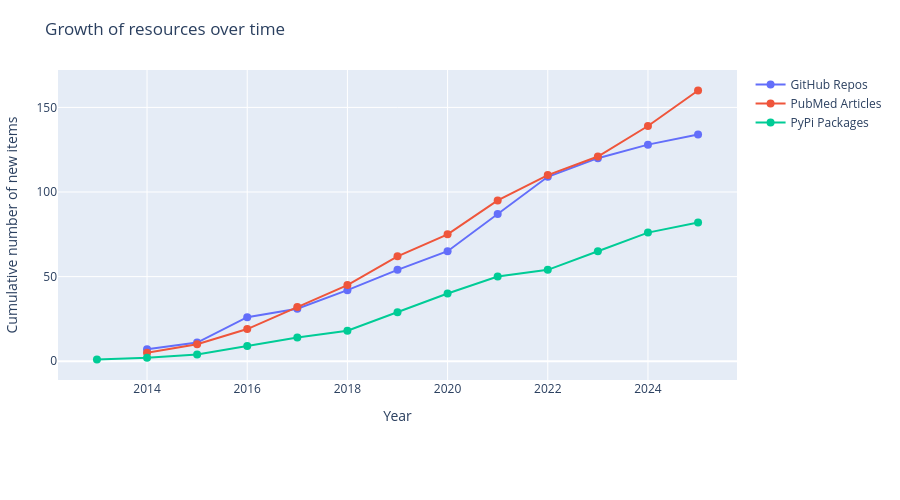

Notebook source saved alongside this figure:
### Markdown cell above
Time to generate the figure

### Code cell
def plot_year():
    fig = px.line(
        year_plot_df,
        x='year',
        y='yearly_cumulative_count',
        color='Source',
        markers=True,
        title='Growth of resources over time',
        labels={'year': 'Year', 'yearly_cumulative_count': 'Total to date'},
        custom_data=['items_str', 'Source', 'yearly_count']
    )
    
    # 5. Update Hover Template
    fig.update_traces(
        hovertemplate=(
            '<b>%{customdata[1]}</b><br>' # Source Name
            'Year: %{x}<br>'
            'Number of new items: %{customdata[2]}<br><br>'
            '<b>New Items:</b><br>%{customdata[0]}<extra></extra>'
        ),
        marker=dict(size=8),
    )
    
    fig.update_layout(
        xaxis_title='Year',
        yaxis_title='Cumulative number of new items',
        margin=dict(l=40, r=20, t=70, b=120),
        height=500,
        legend_title_text=''
    )
    fig.show()
plot_year()

### Figure 1 — Plotly figure (JSON) as saved in the notebook; plotly's stock layout.template omitted (floating-point values rounded to 4 significant figures)
{"data": [{"customdata": [["ga4gh-server<br>compliance<br>dwg-website<br>mme-apis<br>metadata-team<br>ga4gh-schemas<br>gastore", "GitHub Repos", 7], ["g2p-team<br>benchmarking-tools<br>build<br>tool-registry-service-schemas", "GitHub Repos", 4], ["swg-ssig<br>tool-registry-server<br>workflow-execution-server<br>task-execution-server<br>workflow-execution-service-schemas<br>ga4gh-consent-policy<br>hgvs-lib<br>tool-registry-validator<br>tool-registry-reference-implementation<br>vrs<br>hackathon2016<br>ga4gh-common<br>htsget<br>task-execution-schemas<br>ga4gh-client", "GitHub Repos", 15], ["data-repository-service-schemas<br>ga4gh-converters<br>ADA-M<br>wiki<br>vrs-python", "GitHub Repos", 5], ["phenopacket-schema<br>refget-compliance-suite<br>va-spec<br>variant-representation<br>approval-tracker<br>duri<br>refget-client<br>cloud-conformance-testing<br>data-object-service-schemas<br>cloud-interop-testing<br>large-scale-genomics-wiki", "GitHub Repos", 11], ["w3id.org<br>pedigree<br>gh-openapi-docs<br>ga4gh-drs-client<br>refget-cloud<br>htsget-refserver<br>refget-loader<br>cloud-interop-ui<br>ga4gh-copyright-policy<br>standards-schema<br>data-security<br>TASC", "GitHub Repos", 12], ["htsget-compliance<br>ga4gh-registry<br>gatk<br>refget-compliance<br>htsjdk<br>ga4gh-bed<br>fasp-scripts<br>ga4gh-ci<br>refget<br>reverse-lookup-spec<br>htsget-refserver-utils", "GitHub Repos", 11], ["ga4gh-starter-kit-drs<br>vrs-vcf-alignment<br>pedigree-fhir-ig<br>vrsatile<br>ga4gh-starter-kit-common<br>ga4gh-starter-kit-passport-broker<br>pedigree_family_history_terminology<br>ga4gh-starter-kit-wes<br>ga4gh-starter-kit<br>ga4gh-starter-kit-ui<br>machine-readable-consent-guidance<br>pedigree-tools<br>vrs-protobuf<br>ga4gh-starter-kit-utils<br>vrsatile-pydantic<br>ga4gh-starter-kit-refget<br>ga4gh-testbed-ui<br>pedigree-validator<br>gks-metaschema<br>future-of-vcf<br>ga4gh-starter-kit-docs<br>ga4gh-testbed-lib", "GitHub Repos", 22], ["ga4gh-starter-kit-data-connect<br>cloud-best-practices<br>schema-registry-ui<br>schema-registry<br>tech-team<br>ga4gh-testbed-api<br>vrs-hackathons<br>Get-Started-with-GA4GH-APIs<br>vrs-phenopackets<br>cohort-rep-hackathon<br>product-process<br>openapi-test-runner<br>drs-compliance-suite<br>vrs-clojure<br>fasp-clients<br>sa-spec<br>gk-pilot<br>ga4gh-starter-kit-beacon<br>quality-control-wgs<br>Strategic-Refresh<br>schema-registry-api<br>ga4gh-starter-kit-passport-ui", "GitHub Repos", 22], ["drs-test-a-thon<br>ga4gh-pgx<br>compliance-tests-ga4gh-tes<br>ga4gh-crypt4gh<br>compliance-tests-ga4gh-wes<br>ga4gh-doi<br>gks-core<br>cat-vrs<br>ga4gh-testbed-api-aws-stack<br>experiments-metadata<br>compliance-tests-ga4gh-service-registry", "GitHub Repos", 11], ["gks2clinvar<br>human-pangenome-project<br>gks-validator<br>gks-portal<br>cat-vrs-python<br>va-spec-python<br>gks-starter-repo<br>Website-flowcharts", "GitHub Repos", 8], ["samtools-head-nf<br>connect-2025-hackathon<br>2025-catvar-call-to-action<br>mesh-card-schema<br>example_category.example_type.example-name<br>gks.github.io", "GitHub Repos", 6]], "hovertemplate": "<b>%{customdata[1]}</b><br>Year: %{x}<br>Number of new items: %{customdata[2]}<br><br><b>New Items:</b><br>%{customdata[0]}<extra></extra>", "legendgroup": "GitHub Repos", "line": {"color": "#636efa", "dash": "solid"}, "marker": {"size": 8, "symbol": "circle"}, "mode": "lines+markers", "name": "GitHub Repos", "orientation": "v", "showlegend": true, "type": "scatter", "x": [2014, 2015, 2016, 2017, 2018, 2019, 2020, 2021, 2022, 2023, 2024, 2025], "xaxis": "x", "y": [7, 11, 26, 31, 42, 54, 65, 87, 109, 120, 128, 134], "yaxis": "y"}, {"customdata": [["To share or not to share is the question<br>ELSI practices in genomic research in East Asia: implications for research collaboration and public participation<br>Framework for responsible sharing of genomic and health-related data<br>International ethics harmonization and the global alliance for genomics and health<br>International code of conduct for genomic and health-related data sharing", "PubMed Articles", 5], ["All the World's a Stage: Facilitating Discovery Science and Improved Cancer Care through the Global Alliance for Genomics and Health<br>The Matchmaker Exchange: a platform for rare disease gene discovery<br>Data sharing in stem cell translational science: policy statement by the International Stem Cell Forum Ethics Working Party<br>The Matchmaker Exchange API: automating patient matching through the exchange of structured phenotypic and genotypic profiles<br>The NIH BD2K center for big data in translational genomics", "PubMed Articles", 5], ["Human genome meeting 2016 : Houston, TX, USA. 28 February - 2 March 2016<br>Registered access: a 'Triple-A' approach<br>The Human Variome Project<br>An International Framework for Data Sharing: Moving Forward with the Global Alliance for Genomics and Health<br>Facilitating a culture of responsible and effective sharing of cancer genome data<br>Sharing health-related data: a privacy test?<br>GENOMICS. A federated ecosystem for sharing genomic, clinical data<br>Ethical issues in consumer genome sequencing: Use of consumers' samples and data<br>Cancer genome: highlights of a Nature Medicine perspective", "PubMed Articles", 9], ["Your DNA, Your Say<br>Aftermath of bustamante attack on genomic beacon service<br>From the Data on Many, Precision Medicine for \"One\": The Case for Widespread Genomic Data Sharing<br>Addressing Beacon re-identification attacks: quantification and mitigation of privacy risks<br>Genomic newborn screening: public health policy considerations and recommendations<br>Sharing Data to Build a Medical Information Commons: From Bermuda to the Global Alliance<br>A community effort to protect genomic data sharing, collaboration and outsourcing<br>The Dockstore: enabling modular, community-focused sharing of Docker-based genomics tools and workflows<br>Towards a global cancer knowledge network: dissecting the current international cancer genomic sequencing landscape<br>From Rosalind Franklin to Barack Obama: Data Sharing Challenges and Solutions in Genomics and Personalised Medicine<br>Controlling the signal: Practical privacy protection of genomic data sharing through Beacon services<br>Sharing Clinical and Genomic Data on Cancer - The Need for Global Solutions<br>Data management: A global coalition to sustain core data", "PubMed Articles", 13], ["The Genomic Commons<br>Registered access: authorizing data access<br>APPLaUD: access for patients and participants to individual level uninterpreted genomic data<br>ClinGen advancing genomic data-sharing standards as a GA4GH driver project<br>Consent recommendations for research and international data sharing involving persons with dementia<br>Key Implications of Data Sharing in Pediatric Genomics<br>Responsible sharing of biomedical data and biospecimens via the \"Automatable Discovery and Access Matrix\" (ADA-M)<br>BRCA Challenge: BRCA Exchange as a global resource for variants in BRCA1 and BRCA2<br>Common ELIXIR Service for Researcher Authentication and Authorisation<br>AnoniMME: bringing anonymity to the Matchmaker Exchange platform for rare disease gene discovery<br>Pan-cancer repository of validated natural and cryptic mRNA splicing mutations<br>Transferring Exome Sequencing Data from Clinical Laboratories to Healthcare Providers: Lessons Learned at a Pediatric Hospital<br>A roadmap for restoring trust in Big Data", "PubMed Articles", 13], ["BRCA1/2 Variant Data-Sharing Practices<br>Public Involvement in Global Genomics Research: A Scoping Review<br>Connecting data and expertise: a new alliance for biodiversity knowledge<br>Integrating Genomics into Healthcare: A Global Responsibility<br>Best practices for benchmarking germline small-variant calls in human genomes<br>Gigwa v2-Extended and improved genotype investigator<br>BioSamples database: an updated sample metadata hub<br>Genome-wide sequencing in acutely ill infants: genomic medicine's critical application?<br>Model consent clauses for rare disease research<br>Privacy-Preserving Linkage of Genomic and Clinical Data Sets<br>htsget: a protocol for securely streaming genomic data<br>Potential risks and solutions for sharing genome summary data from African populations<br>Leveraging European infrastructures to access 1 million human genomes by 2022<br>End-to-End Security for Local and Remote Human Genetic Data Applications at the EGA<br>Federated discovery and sharing of genomic data using Beacons<br>Importance of Participant-Centricity and Trust for a Sustainable Medical Information Commons<br>Trust in genomic data sharing among members of the general public in the UK, USA, Canada and Australia", "PubMed Articles", 17], ["Pandemics, privacy, and public health research<br>Global Alliance for Genomics and Health Meets Bioconductor: Toward Reproducible and Agile Cancer Genomics at Cloud Scale<br>SeqRepo: A system for managing local collections of biological sequences<br>Essential requirements for establishing and operating data trusts: practical guidance co-developed by representatives from fifteen canadian organizations and initiatives<br>Integrating Rules for Genomic Research, Clinical Care, Public Health Screening and DTC Testing: Creating Translational Law for Translational Genomics<br>Toward a Risk-Utility Data Governance Framework for Research Using Genomic and Phenotypic Data in Safe Havens: Multifaceted Review<br>Phen2Gene: rapid phenotype-driven gene prioritization for rare diseases<br>Implementing the VMC Specification to Reduce Ambiguity in Genomic Variant Representation<br>The Monarch Initiative in 2019: an integrative data and analytic platform connecting phenotypes to genotypes across species<br>Australian Perspectives on the Ethical and Regulatory Considerations for Responsible Data Sharing in Response to the COVID-19 Pandemic<br>How Can We Not Waste Legacy Genomic Research Data?<br>Members of the public in the USA, UK, Canada and Australia expressing genetic exceptionalism say they are more willing to donate genomic data<br>The International Hundred Thousand Plus Cohort Consortium: integrating large-scale cohorts to address global scientific challenges", "PubMed Articles", 13], ["GA4GH Passport standard for digital identity and access permissions<br>GA4GH: International policies and standards for data sharing across genomic research and healthcare<br>The GA4GH Variation Representation Specification: A computational framework for variation representation and federated identification<br>Refget: standardized access to reference sequences<br>CanDIG: Federated network across Canada for multi-omic and health data discovery and analysis<br>Voices of GA4GH members: Collaborating in technology and policy development<br>International federation of genomic medicine databases using GA4GH standards<br>The Data Use Ontology to streamline responsible access to human biomedical datasets<br>An international policy on returning genomic research results<br>Approaching Trust: Case Studies for Developing Global Research Infrastructures<br>CSVS, a crowdsourcing database of the Spanish population genetic variability<br>Engaged genomic science produces better and fairer outcomes: an engagement framework for engaging and involving participants, patients and publics in genomics research and healthcare implementation<br>HTSlib: C library for reading/writing high-throughput sequencing data<br>Orchestrating privacy-protected big data analyses of data from different resources with R and DataSHIELD<br>The Genetic Discrimination Observatory: confronting novel issues in genetic discrimination<br>I can drive in Iceland: Enabling international joint analyses<br>Empirical validation of an automated approach to data use oversight<br>Set-theory based benchmarking of three different variant callers for targeted sequencing<br>Attitudes of Costa Rican individuals towards donation of personal genetic data for research<br>A policy Delphi study to validate the key implications of data sharing (KIDS) framework for pediatric genomics in Canada", "PubMed Articles", 20], ["[Rare-disease data standards]<br>GA4GH Phenopackets: A Practical Introduction<br>Variant-level matching for diagnosis and discovery: Challenges and opportunities<br>The European Genome-phenome Archive in 2021<br>Deep phenotyping: symptom annotation made simple with SAMS<br>Implementation of Privacy and Security for a Genomic Information System Based on Standards<br>Beacon v2 and Beacon networks: A \"lingua franca\" for federated data discovery in biomedical genomics, and beyond<br>BioSamples database: FAIRer samples metadata to accelerate research data management<br>Prenatal phenotyping: A community effort to enhance the Human Phenotype Ontology<br>Leveraging Algorithms to Improve Decision-Making Workflows for Genomic Data Access and Management<br>Seven years since the launch of the Matchmaker Exchange: The evolution of genomic matchmaking<br>The European Variation Archive: a FAIR resource of genomic variation for all species<br>Federated analysis of BRCA1 and BRCA2 variation in a Japanese cohort<br>The GA4GH Phenopacket schema defines a computable representation of clinical data<br>Beacon v2 Reference Implementation: a toolkit to enable federated sharing of genomic and phenotypic data", "PubMed Articles", 15], ["Equity, diversity, and inclusion at the Global Alliance for Genomics and Health<br>Phenopacket-tools: Building and validating GA4GH Phenopackets<br>Aligning NIH's existing data use restrictions to the GA4GH DUO standard<br>GRAPE: genomic relatedness detection pipeline<br>Development and application of a computable genotype model in the GA4GH Variation Representation Specification<br>Ethical principles for the usage and sharing of genomic data from researc<br>RNAget: an API to securely retrieve RNA quantifications<br>Sync for Genes Phase 5: Computable artifacts for sharing dynamically annotated FHIR-formatted genomic variants<br>GWAS Central: an expanding resource for finding and visualising genotype and phenotype data from genome-wide association studies<br>Remote visualization of large-scale genomic alignments for collaborative clinical research and diagnosis of rare diseases<br>Accessing clinical-grade genomic classification data through the ClinGen Data Platform", "PubMed Articles", 11], ["The Human Phenotype Ontology in 2024: phenotypes around the world<br>The commitment of the human cell atlas to humanity<br>Pheno-Ranker: a toolkit for comparison of phenotypic data stored in GA4GH standards and beyond<br>Future-proofing genomic data and consent management: a comprehensive review of technology innovations<br>The GA4GH Task Execution Application Programming Interface: Enabling Easy Multicloud Task Execution<br>(Not So) Lost in Translation: Considering the GA4GH Diversity in Datasets Policy in the Japanese Context<br>cancercelllines.org-a novel resource for genomic variants in cancer cell lines<br>Data access arrangements in genomic research consortia<br>Benchmarking nanopore sequencing and rapid genomics feasibility: validation at a quaternary hospital in New Zealand<br>EpiVar Browser: advanced exploration of epigenomics data under controlled access<br>A proposal for an inclusive working definition of genetic discrimination to promote a more coherent debate<br>Narrowing the diagnostic gap: Genomes, episignatures, long-read sequencing, and health economic analyses in an exome-negative intellectual disability cohort<br>Sapporo: A workflow execution service that encourages the reuse of workflows in various languages in bioinformatics<br>Should secondary pharmacogenomic variants be actively screened and reported when diagnostic genome-wide sequencing is performed in a child?<br>Use of Beacon v2 for Improving Genomics Based Research in a Clinical Setting<br>A qualitative interview study to determine barriers and facilitators of implementing automated decision support tools for genomic data access<br>Investigating the Roles and Responsibilities of Institutional Signing Officials After Data Sharing Policy Reform for Federally Funded Research in the United States: National Survey<br>Defining and pursuing diversity in human genetic studies", "PubMed Articles", 18], ["Advancements and challenges in bioinformatics tools for microbial genomics in the last decade: Toward the smart integration of bioinformatics tools, digital resources, and emerging technologies for the analysis of complex biological data<br>A corpus of GA4GH phenopackets: Case-level phenotyping for genomic diagnostics and discovery<br>Communicating clearly about data sharing in genomics<br>Toward Ethical Provenance Tracking: The GA4GH Model Data Access Agreement (DAA)<br>A call to action to scale up research and clinical genomic data sharing<br>The evolution of health data ecosystems: An international survey<br>Oncopacket: integration of cancer research data using GA4GH phenopackets<br>The International Health Cohorts Consortium (IHCC) advances population health research and genomic discovery<br>Mapping MAVE data for use in human genomics applications<br>Data stewardship and curation practices in AI-based genomics and automated microscopy image analysis for high-throughput screening studies: promoting robust and ethical AI applications<br>Consistent performance of large language models in rare disease diagnosis across ten languages and 4917 cases<br>AskBeacon-performing genomic data exchange and analytics with natural language<br>pgxRpi: an R/bioconductor package for user-friendly access to the Beacon v2 API<br>Genomics on FHIR - a feasibility study to support a National Strategy for Genomic Medicine<br>Beacon Reconstruction Attack: Reconstruction of genomes in genomic data-sharing beacons using summary statistics<br>RareLink: scalable REDCap-based framework for rare disease interoperability linking international registries to FHIR and Phenopackets<br>An ontology-based rare disease common data model harmonising international registries, FHIR, and Phenopackets<br>Development of self-phenotyping tools to empower patients and improve diagnostics<br>The Australian LINEAGE Study: advancing and implementing international guidance on genomic data within local governance frameworks<br>MOLGENIS VIP: an end-to-end DNA variant interpretation pipeline for research and diagnostics configurable to support rapid implementation of new methods<br>A reinforcement learning-based approach for dynamic privacy protection in genomic data sharing beacons", "PubMed Articles", 21]], "hovertemplate": "<b>%{customdata[1]}</b><br>Year: %{x}<br>Number of new items: %{customdata[2]}<br><br><b>New Items:</b><br>%{customdata[0]}<extra></extra>", "legendgroup": "PubMed Articles", "line": {"color": "#EF553B", "dash": "solid"}, "marker": {"size": 8, "symbol": "circle"}, "mode": "lines+markers", "name": "PubMed Articles", "orientation": "v", "showlegend": true, "type": "scatter", "x": [2014, 2015, 2016, 2017, 2018, 2019, 2020, 2021, 2022, 2023, 2024, 2025], "xaxis": "x", "y": [5, 10, 19, 32, 45, 62, 75, 95, 110, 121, 139, 160], "yaxis": "y"}, {"customdata": [["pyEnsemblRest", "PyPi Packages", 1], ["cwltool", "PyPi Packages", 1], ["planemo<br>ga4gh", "PyPi Packages", 2], ["htsget<br>ga4gh-schemas<br>ga4gh-client<br>ga4gh-common<br>ga4ghmongo", "PyPi Packages", 5], ["py-tes<br>wes-service<br>cwl-tes<br>py-tesseract<br>ga4gh-server", "PyPi Packages", 5], ["pyega3<br>refget-compliance<br>ga4gh-dos-schemas<br>cgbeacon", "PyPi Packages", 4], ["truvari<br>GelReportModels<br>candig-server<br>ga4gh-drs-client<br>ga4gh-rnaget-compliance<br>candig-schemas<br>ngstream<br>TEStribute<br>tes-client<br>candig-rnaget<br>drs-client", "PyPi Packages", 11], ["data-repo-client<br>bento-lib<br>sapporo<br>terra-notebook-utils<br>refget<br>drsclient<br>chord-lib<br>trs-cli<br>crypt4gh<br>drs-cli<br>genpei", "PyPi Packages", 11], ["variation-normalizer<br>ga4gh.vrs<br>nmdc-runtime<br>dnastack-client-library<br>ga4gh.gks.metaschema<br>ga4gh.vrsatile.pydantic<br>uta-tools<br>metakb<br>phenopackets<br>ga4gh-testbed-lib", "PyPi Packages", 10], ["cgbeacon2<br>pydantic-tes<br>pfb-fhir<br>simple-job-files", "PyPi Packages", 4], ["pyphetools<br>bycon<br>fasta-checksum-utils<br>sparc-flow<br>snakemake-executor-plugin-tes<br>toil-batch-system-tes<br>ga4gh-cli<br>seqrepo-rest-service<br>drs-compliance-suite<br>genophenocorr<br>rnaget-client", "PyPi Packages", 11], ["gpsea<br>vrs-anvil-toolkit<br>ga4gh.cat-vrs<br>ga4gh.va-spec<br>dcd-mapping<br>phenopacket-store-toolkit<br>jsoncanon<br>vrsix<br>gc-count<br>ga4gh-phenopacket-core<br>vrs-anvil", "PyPi Packages", 11], ["phenosentry<br>rarelink<br>weskit-client<br>rd-cdm<br>aiva-sample-processor<br>aiva-vrs", "PyPi Packages", 6]], "hovertemplate": "<b>%{customdata[1]}</b><br>Year: %{x}<br>Number of new items: %{customdata[2]}<br><br><b>New Items:</b><br>%{customdata[0]}<extra></extra>", "legendgroup": "PyPi Packages", "line": {"color": "#00cc96", "dash": "solid"}, "marker": {"size": 8, "symbol": "circle"}, "mode": "lines+markers", "name": "PyPi Packages", "orientation": "v", "showlegend": true, "type": "scatter", "x": [2013, 2014, 2015, 2016, 2017, 2018, 2019, 2020, 2021, 2022, 2023, 2024, 2025], "xaxis": "x", "y": [1, 2, 4, 9, 14, 18, 29, 40, 50, 54, 65, 76, 82], "yaxis": "y"}], "layout": {"height": 500, "legend": {"title": {"text": ""}, "tracegroupgap": 0}, "margin": {"b": 120, "l": 40, "r": 20, "t": 70}, "title": {"text": "Growth of resources over time"}, "xaxis": {"anchor": "y", "domain": [0, 1], "title": {"text": "Year"}}, "yaxis": {"anchor": "x", "domain": [0, 1], "title": {"text": "Cumulative number of new items"}}}}
